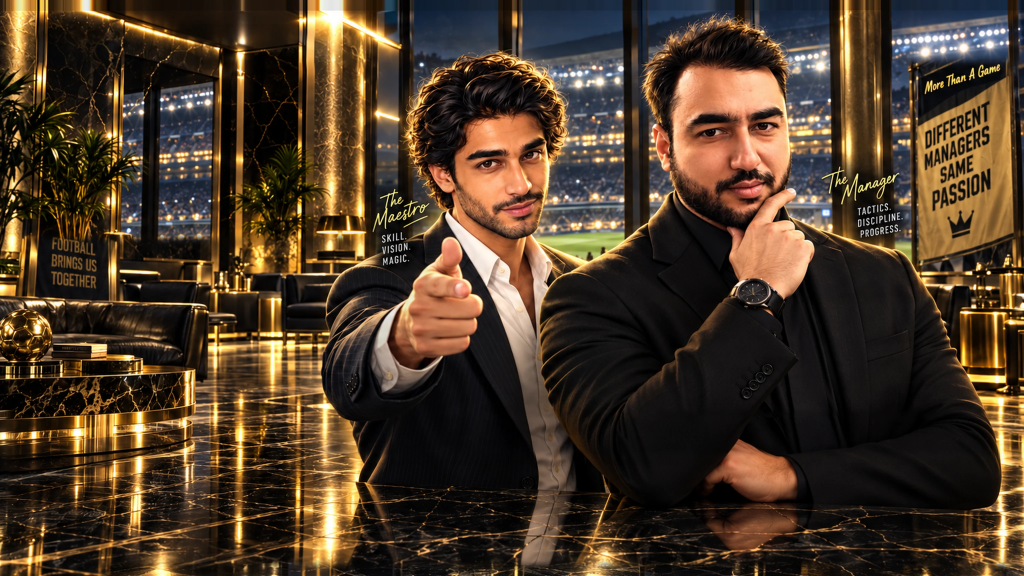
#> input picture visual-assets/v10_1/plates-v2/ENV_HOME_PLATE_V2_2X.webp, 3072 x 1728 px, given in place of ENV_STANDINGS_PLATE_V2_2X.webp, which was not available (shown at 1/3 size)
$ python crop_photos.py
#> lines starting #> are read from the running program, lines starting #| are printed output that depends on the picture; pictures that were not available may be replaced by others from this repository, and a replacement may not be noted
# Newspaper photos for the Touchline Gazette, cut from the approved V2 plates (no repaint, no filters).
# Run from visual-assets/v10_1/: python3 content/gazette/crop_photos.py

from PIL import Image
P='plates-v2/ENV_%s_PLATE_V2_2X.webp'
OUT='content/gazette/'
# name: (plate, x0, y0, x1, y1) in 1X px (1536x864), output width
CROPS={
 'GZ_LEAD_SEASON':('STANDINGS',0,40,1536,808,960),
 'GZ_LEAD_DRAW':('RIVALRY',0,40,1536,808,960),
 'GZ_LEAD_FINAL':('FINAL_WINNER',0,30,1536,798,960),
 'GZ_LEAD_GOLD':('TROPHY_ROOM',0,30,1536,798,960),
 'GZ_LEAD_PRESS':('HOME',560,20,1536,508,960),
 'GZ_WIN_DANIEL':('SEASON_RESULTS',40,60,460,585,480),
 'GZ_WIN_NIK':('SEASON_RESULTS',1034,60,1454,585,480),
 'GZ_THINK_DANIEL':('STATISTICS',50,40,470,565,480),
 'GZ_THINK_NIK':('STATISTICS',1010,60,1430,585,480),
}
for k,(pl,x0,y0,x1,y1,w) in CROPS.items():
    im=Image.open(P%pl).convert('RGB').crop((x0*2,y0*2,x1*2,y1*2))
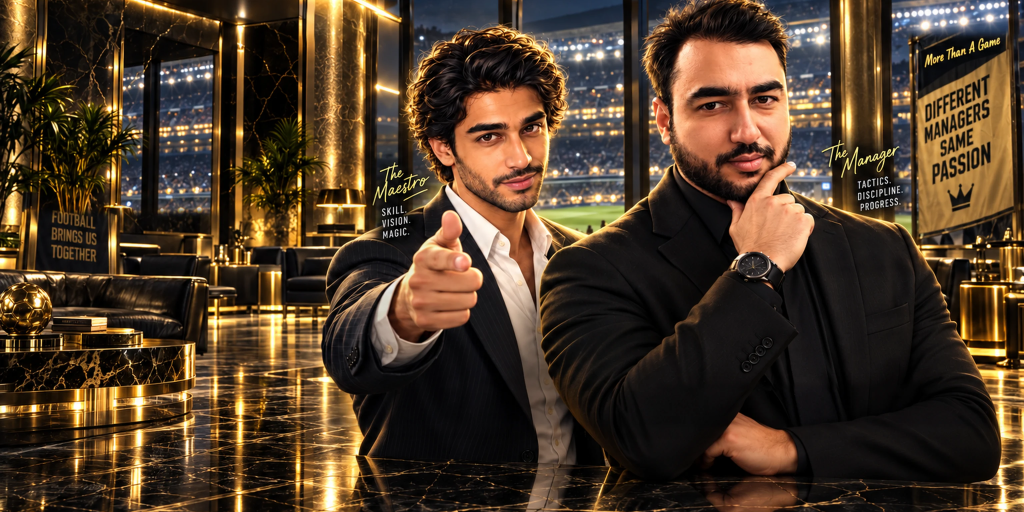
#> im: PIL image 3072x1536 RGB (shown at 1/3 size); mean R, G, B 76.9, 58.5, 40.5
    im=im.resize((w,round(w*im.height/im.width)),Image.LANCZOS)
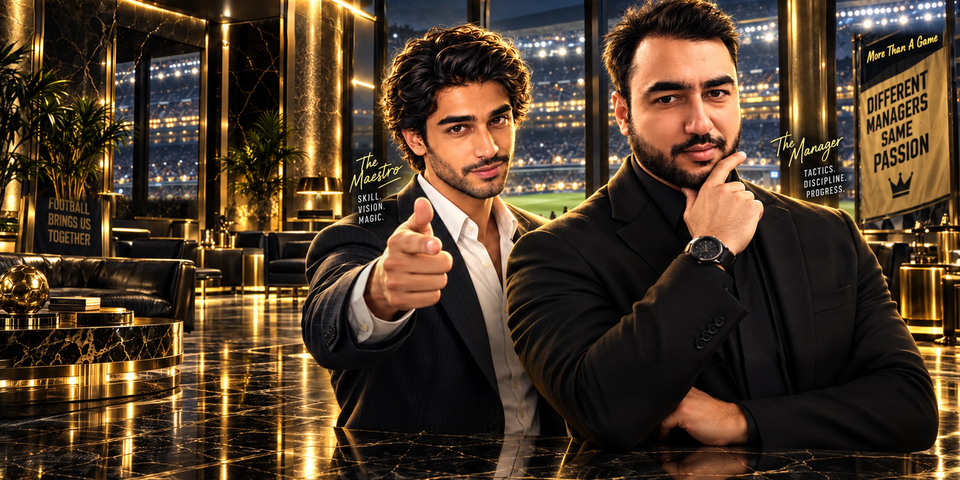
#> im: PIL image 960x480 RGB; mean R, G, B 76.9, 58.5, 40.5
    im.save(OUT+k+'.webp',quality=82,method=6)
    print(k,im.size)
#| GZ_LEAD_SEASON (960, 480)
#> pass 2 of the loop `for k,(pl,x0,y0,x1,y1,w) in CROPS.items():`:
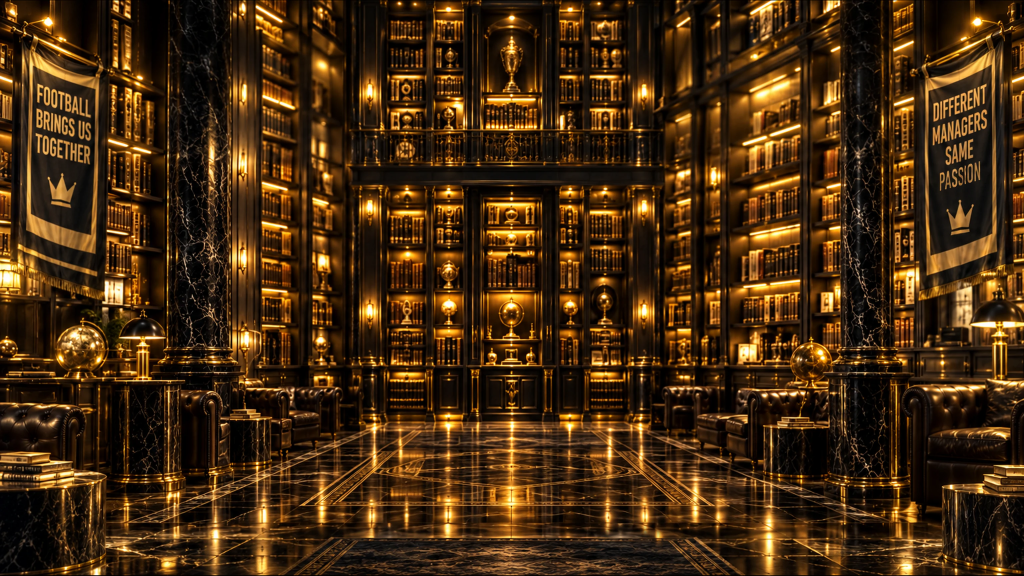
#> input picture visual-assets/v10_1/plates-v2/ENV_RULE_BOOK_PLATE_V2_2X.webp, 3072 x 1728 px, given in place of ENV_RIVALRY_PLATE_V2_2X.webp, which was not available (shown at 1/3 size)
#> `im=Image.open(P%pl).convert('RGB').crop((x0*2,y0*2,x1*2,y1*2))`:
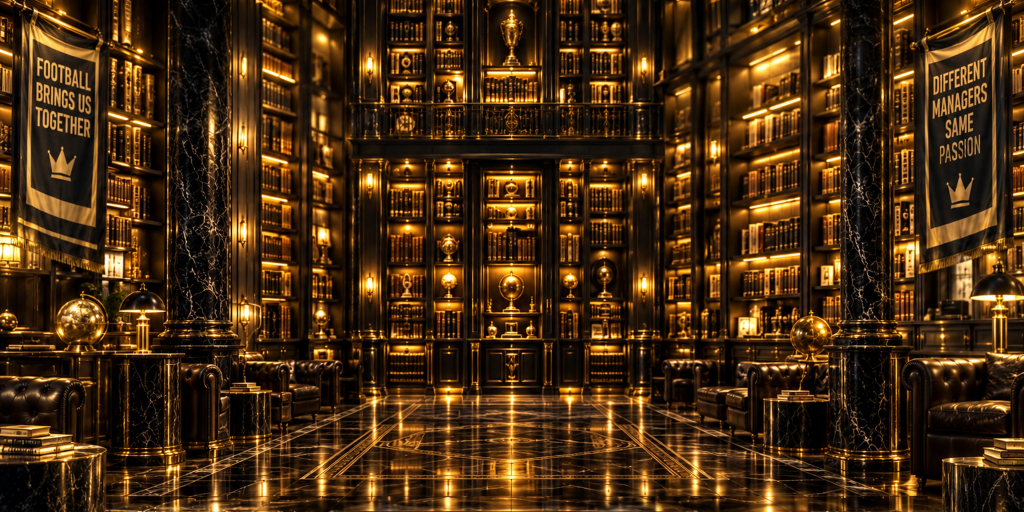
#> im: PIL image 3072x1536 RGB (shown at 1/3 size); mean R, G, B 71.3, 44.4, 16.1
#> `im=im.resize((w,round(w*im.height/im.width)),Image.LANCZOS)`:
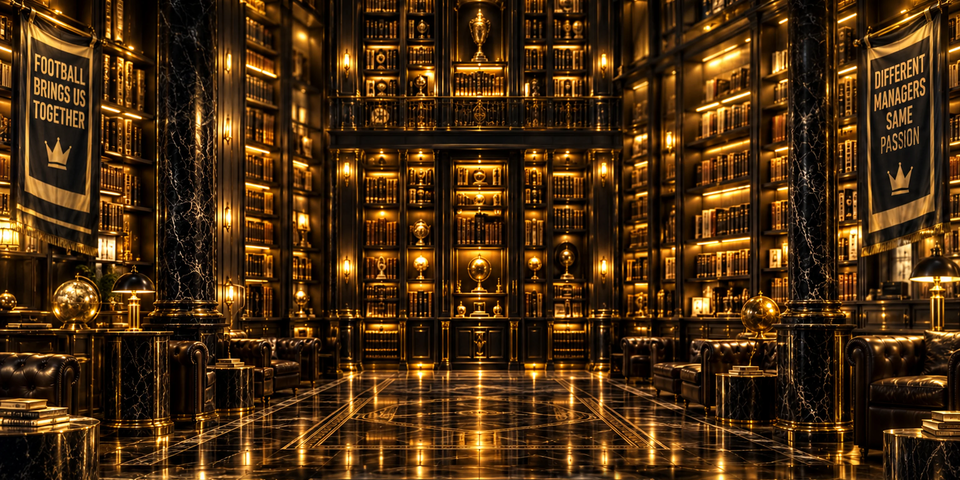
#> im: PIL image 960x480 RGB; mean R, G, B 71.2, 44.4, 16.2
#| GZ_LEAD_DRAW (960, 480)
#> (the run stopped early here; a loop or call above may not have finished)
